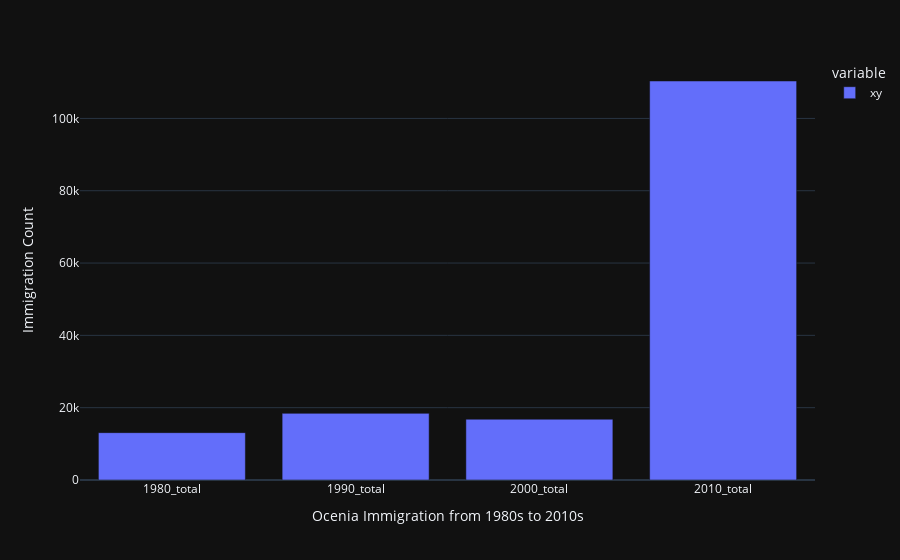

Source (notebook cell):
### Code cell
df_oceania_data = pd.DataFrame({'xy': oceania_data})
px.bar(df_oceania_data, labels={'value': 'Immigration Count', 'index': 'Ocenia Immigration from 1980s to 2010s'})

### Figure 1 — Plotly figure (JSON) as saved in the notebook; plotly's stock layout.template omitted (floating-point values rounded to 4 significant figures)
{"data": [{"alignmentgroup": "True", "hovertemplate": "variable=xy<br>Ocenia Immigration from 1980s to 2010s=%{x}<br>Immigration Count=%{y}<extra></extra>", "legendgroup": "xy", "marker": {"color": "#636efa", "pattern": {"shape": ""}}, "name": "xy", "offsetgroup": "xy", "orientation": "v", "showlegend": true, "textposition": "auto", "type": "bar", "x": ["1980_total", "1990_total", "2000_total", "2010_total"], "xaxis": "x", "y": [13096, 18430, 16812, 110348], "yaxis": "y"}], "layout": {"barmode": "relative", "legend": {"title": {"text": "variable"}, "tracegroupgap": 0}, "margin": {"t": 60}, "xaxis": {"anchor": "y", "domain": [0, 1], "title": {"text": "Ocenia Immigration from 1980s to 2010s"}}, "yaxis": {"anchor": "x", "domain": [0, 1], "title": {"text": "Immigration Count"}}}}
